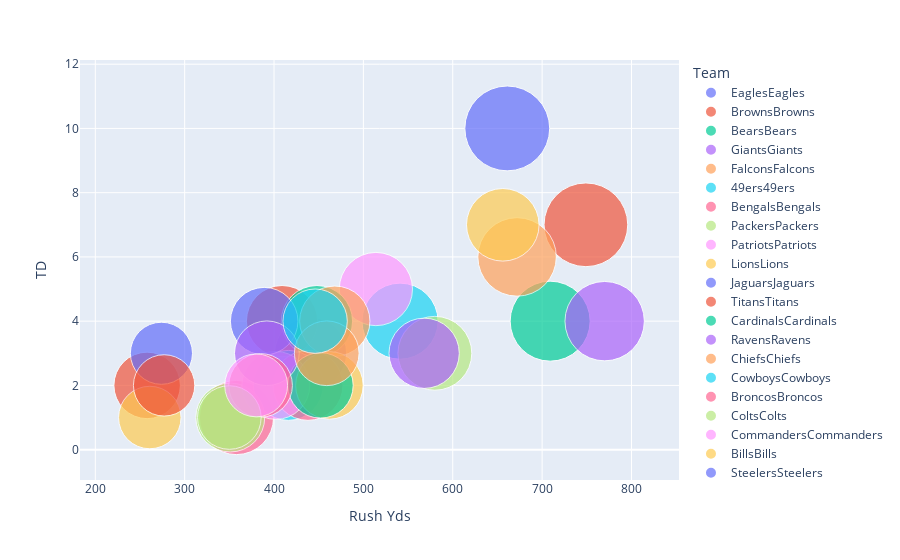

The code cell stored with this chart in its notebook:
### Code cell
px.scatter(rushing_df, x='Rush Yds', y='TD', color='Team', size='Att', hover_name='Team', size_max=60)

### Figure 1 — Plotly figure (JSON) as saved in the notebook; plotly's stock layout.template omitted (floating-point values rounded to 4 significant figures)
{"data": [{"hovertemplate": "<b>%{hovertext}</b><br><br>Team=EaglesEagles<br>Rush Yds=%{x}<br>TD=%{y}<br>Att=%{marker.size}<extra></extra>", "hovertext": ["EaglesEagles"], "legendgroup": "EaglesEagles", "marker": {"color": "#636efa", "size": [153], "sizemode": "area", "sizeref": 0.0425, "symbol": "circle"}, "mode": "markers", "name": "EaglesEagles", "orientation": "v", "showlegend": true, "type": "scatter", "x": [661], "xaxis": "x", "y": [10], "yaxis": "y"}, {"hovertemplate": "<b>%{hovertext}</b><br><br>Team=BrownsBrowns<br>Rush Yds=%{x}<br>TD=%{y}<br>Att=%{marker.size}<extra></extra>", "hovertext": ["BrownsBrowns"], "legendgroup": "BrownsBrowns", "marker": {"color": "#EF553B", "size": [149], "sizemode": "area", "sizeref": 0.0425, "symbol": "circle"}, "mode": "markers", "name": "BrownsBrowns", "orientation": "v", "showlegend": true, "type": "scatter", "x": [749], "xaxis": "x", "y": [7], "yaxis": "y"}, {"hovertemplate": "<b>%{hovertext}</b><br><br>Team=BearsBears<br>Rush Yds=%{x}<br>TD=%{y}<br>Att=%{marker.size}<extra></extra>", "hovertext": ["BearsBears"], "legendgroup": "BearsBears", "marker": {"color": "#00cc96", "size": [136], "sizemode": "area", "sizeref": 0.0425, "symbol": "circle"}, "mode": "markers", "name": "BearsBears", "orientation": "v", "showlegend": true, "type": "scatter", "x": [709], "xaxis": "x", "y": [4], "yaxis": "y"}, {"hovertemplate": "<b>%{hovertext}</b><br><br>Team=GiantsGiants<br>Rush Yds=%{x}<br>TD=%{y}<br>Att=%{marker.size}<extra></extra>", "hovertext": ["GiantsGiants"], "legendgroup": "GiantsGiants", "marker": {"color": "#ab63fa", "size": [134], "sizemode": "area", "sizeref": 0.0425, "symbol": "circle"}, "mode": "markers", "name": "GiantsGiants", "orientation": "v", "showlegend": true, "type": "scatter", "x": [770], "xaxis": "x", "y": [4], "yaxis": "y"}, {"hovertemplate": "<b>%{hovertext}</b><br><br>Team=FalconsFalcons<br>Rush Yds=%{x}<br>TD=%{y}<br>Att=%{marker.size}<extra></extra>", "hovertext": ["FalconsFalcons"], "legendgroup": "FalconsFalcons", "marker": {"color": "#FFA15A", "size": [131], "sizemode": "area", "sizeref": 0.0425, "symbol": "circle"}, "mode": "markers", "name": "FalconsFalcons", "orientation": "v", "showlegend": true, "type": "scatter", "x": [672], "xaxis": "x", "y": [6], "yaxis": "y"}, {"hovertemplate": "<b>%{hovertext}</b><br><br>Team=49ers49ers<br>Rush Yds=%{x}<br>TD=%{y}<br>Att=%{marker.size}<extra></extra>", "hovertext": ["49ers49ers"], "legendgroup": "49ers49ers", "marker": {"color": "#19d3f3", "size": [123], "sizemode": "area", "sizeref": 0.0425, "symbol": "circle"}, "mode": "markers", "name": "49ers49ers", "orientation": "v", "showlegend": true, "type": "scatter", "x": [541], "xaxis": "x", "y": [4], "yaxis": "y"}, {"hovertemplate": "<b>%{hovertext}</b><br><br>Team=BengalsBengals<br>Rush Yds=%{x}<br>TD=%{y}<br>Att=%{marker.size}<extra></extra>", "hovertext": ["BengalsBengals"], "legendgroup": "BengalsBengals", "marker": {"color": "#FF6692", "size": [117], "sizemode": "area", "sizeref": 0.0425, "symbol": "circle"}, "mode": "markers", "name": "BengalsBengals", "orientation": "v", "showlegend": true, "type": "scatter", "x": [358], "xaxis": "x", "y": [1], "yaxis": "y"}, {"hovertemplate": "<b>%{hovertext}</b><br><br>Team=PackersPackers<br>Rush Yds=%{x}<br>TD=%{y}<br>Att=%{marker.size}<extra></extra>", "hovertext": ["PackersPackers"], "legendgroup": "PackersPackers", "marker": {"color": "#B6E880", "size": [116], "sizemode": "area", "sizeref": 0.0425, "symbol": "circle"}, "mode": "markers", "name": "PackersPackers", "orientation": "v", "showlegend": true, "type": "scatter", "x": [580], "xaxis": "x", "y": [3], "yaxis": "y"}, {"hovertemplate": "<b>%{hovertext}</b><br><br>Team=PatriotsPatriots<br>Rush Yds=%{x}<br>TD=%{y}<br>Att=%{marker.size}<extra></extra>", "hovertext": ["PatriotsPatriots"], "legendgroup": "PatriotsPatriots", "marker": {"color": "#FF97FF", "size": [114], "sizemode": "area", "sizeref": 0.0425, "symbol": "circle"}, "mode": "markers", "name": "PatriotsPatriots", "orientation": "v", "showlegend": true, "type": "scatter", "x": [514], "xaxis": "x", "y": [5], "yaxis": "y"}, {"hovertemplate": "<b>%{hovertext}</b><br><br>Team=LionsLions<br>Rush Yds=%{x}<br>TD=%{y}<br>Att=%{marker.size}<extra></extra>", "hovertext": ["LionsLions"], "legendgroup": "LionsLions", "marker": {"color": "#FECB52", "size": [112], "sizemode": "area", "sizeref": 0.0425, "symbol": "circle"}, "mode": "markers", "name": "LionsLions", "orientation": "v", "showlegend": true, "type": "scatter", "x": [656], "xaxis": "x", "y": [7], "yaxis": "y"}, {"hovertemplate": "<b>%{hovertext}</b><br><br>Team=JaguarsJaguars<br>Rush Yds=%{x}<br>TD=%{y}<br>Att=%{marker.size}<extra></extra>", "hovertext": ["JaguarsJaguars"], "legendgroup": "JaguarsJaguars", "marker": {"color": "#636efa", "size": [110], "sizemode": "area", "sizeref": 0.0425, "symbol": "circle"}, "mode": "markers", "name": "JaguarsJaguars", "orientation": "v", "showlegend": true, "type": "scatter", "x": [441], "xaxis": "x", "y": [3], "yaxis": "y"}, {"hovertemplate": "<b>%{hovertext}</b><br><br>Team=TitansTitans<br>Rush Yds=%{x}<br>TD=%{y}<br>Att=%{marker.size}<extra></extra>", "hovertext": ["TitansTitans"], "legendgroup": "TitansTitans", "marker": {"color": "#EF553B", "size": [108], "sizemode": "area", "sizeref": 0.0425, "symbol": "circle"}, "mode": "markers", "name": "TitansTitans", "orientation": "v", "showlegend": true, "type": "scatter", "x": [409], "xaxis": "x", "y": [4], "yaxis": "y"}, {"hovertemplate": "<b>%{hovertext}</b><br><br>Team=CardinalsCardinals<br>Rush Yds=%{x}<br>TD=%{y}<br>Att=%{marker.size}<extra></extra>", "hovertext": ["CardinalsCardinals"], "legendgroup": "CardinalsCardinals", "marker": {"color": "#00cc96", "size": [108], "sizemode": "area", "sizeref": 0.0425, "symbol": "circle"}, "mode": "markers", "name": "CardinalsCardinals", "orientation": "v", "showlegend": true, "type": "scatter", "x": [448], "xaxis": "x", "y": [4], "yaxis": "y"}, {"hovertemplate": "<b>%{hovertext}</b><br><br>Team=RavensRavens<br>Rush Yds=%{x}<br>TD=%{y}<br>Att=%{marker.size}<extra></extra>", "hovertext": ["RavensRavens"], "legendgroup": "RavensRavens", "marker": {"color": "#ab63fa", "size": [105], "sizemode": "area", "sizeref": 0.0425, "symbol": "circle"}, "mode": "markers", "name": "RavensRavens", "orientation": "v", "showlegend": true, "type": "scatter", "x": [568], "xaxis": "x", "y": [3], "yaxis": "y"}, {"hovertemplate": "<b>%{hovertext}</b><br><br>Team=ChiefsChiefs<br>Rush Yds=%{x}<br>TD=%{y}<br>Att=%{marker.size}<extra></extra>", "hovertext": ["ChiefsChiefs"], "legendgroup": "ChiefsChiefs", "marker": {"color": "#FFA15A", "size": [105], "sizemode": "area", "sizeref": 0.0425, "symbol": "circle"}, "mode": "markers", "name": "ChiefsChiefs", "orientation": "v", "showlegend": true, "type": "scatter", "x": [468], "xaxis": "x", "y": [4], "yaxis": "y"}, {"hovertemplate": "<b>%{hovertext}</b><br><br>Team=CowboysCowboys<br>Rush Yds=%{x}<br>TD=%{y}<br>Att=%{marker.size}<extra></extra>", "hovertext": ["CowboysCowboys"], "legendgroup": "CowboysCowboys", "marker": {"color": "#19d3f3", "size": [104], "sizemode": "area", "sizeref": 0.0425, "symbol": "circle"}, "mode": "markers", "name": "CowboysCowboys", "orientation": "v", "showlegend": true, "type": "scatter", "x": [416], "xaxis": "x", "y": [2], "yaxis": "y"}, {"hovertemplate": "<b>%{hovertext}</b><br><br>Team=BroncosBroncos<br>Rush Yds=%{x}<br>TD=%{y}<br>Att=%{marker.size}<extra></extra>", "hovertext": ["BroncosBroncos"], "legendgroup": "BroncosBroncos", "marker": {"color": "#FF6692", "size": [104], "sizemode": "area", "sizeref": 0.0425, "symbol": "circle"}, "mode": "markers", "name": "BroncosBroncos", "orientation": "v", "showlegend": true, "type": "scatter", "x": [438], "xaxis": "x", "y": [2], "yaxis": "y"}, {"hovertemplate": "<b>%{hovertext}</b><br><br>Team=ColtsColts<br>Rush Yds=%{x}<br>TD=%{y}<br>Att=%{marker.size}<extra></extra>", "hovertext": ["ColtsColts"], "legendgroup": "ColtsColts", "marker": {"color": "#B6E880", "size": [101], "sizemode": "area", "sizeref": 0.0425, "symbol": "circle"}, "mode": "markers", "name": "ColtsColts", "orientation": "v", "showlegend": true, "type": "scatter", "x": [351], "xaxis": "x", "y": [1], "yaxis": "y"}, {"hovertemplate": "<b>%{hovertext}</b><br><br>Team=CommandersCommanders<br>Rush Yds=%{x}<br>TD=%{y}<br>Att=%{marker.size}<extra></extra>", "hovertext": ["CommandersCommanders"], "legendgroup": "CommandersCommanders", "marker": {"color": "#FF97FF", "size": [98], "sizemode": "area", "sizeref": 0.0425, "symbol": "circle"}, "mode": "markers", "name": "CommandersCommanders", "orientation": "v", "showlegend": true, "type": "scatter", "x": [402], "xaxis": "x", "y": [2], "yaxis": "y"}, {"hovertemplate": "<b>%{hovertext}</b><br><br>Team=BillsBills<br>Rush Yds=%{x}<br>TD=%{y}<br>Att=%{marker.size}<extra></extra>", "hovertext": ["BillsBills"], "legendgroup": "BillsBills", "marker": {"color": "#FECB52", "size": [97], "sizemode": "area", "sizeref": 0.0425, "symbol": "circle"}, "mode": "markers", "name": "BillsBills", "orientation": "v", "showlegend": true, "type": "scatter", "x": [462], "xaxis": "x", "y": [2], "yaxis": "y"}, {"hovertemplate": "<b>%{hovertext}</b><br><br>Team=SteelersSteelers<br>Rush Yds=%{x}<br>TD=%{y}<br>Att=%{marker.size}<extra></extra>", "hovertext": ["SteelersSteelers"], "legendgroup": "SteelersSteelers", "marker": {"color": "#636efa", "size": [97], "sizemode": "area", "sizeref": 0.0425, "symbol": "circle"}, "mode": "markers", "name": "SteelersSteelers", "orientation": "v", "showlegend": true, "type": "scatter", "x": [389], "xaxis": "x", "y": [4], "yaxis": "y"}, {"hovertemplate": "<b>%{hovertext}</b><br><br>Team=ChargersChargers<br>Rush Yds=%{x}<br>TD=%{y}<br>Att=%{marker.size}<extra></extra>", "hovertext": ["ChargersChargers"], "legendgroup": "ChargersChargers", "marker": {"color": "#EF553B", "size": [94], "sizemode": "area", "sizeref": 0.0425, "symbol": "circle"}, "mode": "markers", "name": "ChargersChargers", "orientation": "v", "showlegend": true, "type": "scatter", "x": [258], "xaxis": "x", "y": [2], "yaxis": "y"}, {"hovertemplate": "<b>%{hovertext}</b><br><br>Team=RaidersRaiders<br>Rush Yds=%{x}<br>TD=%{y}<br>Att=%{marker.size}<extra></extra>", "hovertext": ["RaidersRaiders"], "legendgroup": "RaidersRaiders", "marker": {"color": "#00cc96", "size": [91], "sizemode": "area", "sizeref": 0.0425, "symbol": "circle"}, "mode": "markers", "name": "RaidersRaiders", "orientation": "v", "showlegend": true, "type": "scatter", "x": [452], "xaxis": "x", "y": [2], "yaxis": "y"}, {"hovertemplate": "<b>%{hovertext}</b><br><br>Team=VikingsVikings<br>Rush Yds=%{x}<br>TD=%{y}<br>Att=%{marker.size}<extra></extra>", "hovertext": ["VikingsVikings"], "legendgroup": "VikingsVikings", "marker": {"color": "#ab63fa", "size": [89], "sizemode": "area", "sizeref": 0.0425, "symbol": "circle"}, "mode": "markers", "name": "VikingsVikings", "orientation": "v", "showlegend": true, "type": "scatter", "x": [392], "xaxis": "x", "y": [3], "yaxis": "y"}, {"hovertemplate": "<b>%{hovertext}</b><br><br>Team=SeahawksSeahawks<br>Rush Yds=%{x}<br>TD=%{y}<br>Att=%{marker.size}<extra></extra>", "hovertext": ["SeahawksSeahawks"], "legendgroup": "SeahawksSeahawks", "marker": {"color": "#FFA15A", "size": [89], "sizemode": "area", "sizeref": 0.0425, "symbol": "circle"}, "mode": "markers", "name": "SeahawksSeahawks", "orientation": "v", "showlegend": true, "type": "scatter", "x": [459], "xaxis": "x", "y": [3], "yaxis": "y"}, {"hovertemplate": "<b>%{hovertext}</b><br><br>Team=SaintsSaints<br>Rush Yds=%{x}<br>TD=%{y}<br>Att=%{marker.size}<extra></extra>", "hovertext": ["SaintsSaints"], "legendgroup": "SaintsSaints", "marker": {"color": "#19d3f3", "size": [88], "sizemode": "area", "sizeref": 0.0425, "symbol": "circle"}, "mode": "markers", "name": "SaintsSaints", "orientation": "v", "showlegend": true, "type": "scatter", "x": [446], "xaxis": "x", "y": [4], "yaxis": "y"}, {"hovertemplate": "<b>%{hovertext}</b><br><br>Team=PanthersPanthers<br>Rush Yds=%{x}<br>TD=%{y}<br>Att=%{marker.size}<extra></extra>", "hovertext": ["PanthersPanthers"], "legendgroup": "PanthersPanthers", "marker": {"color": "#FF6692", "size": [86], "sizemode": "area", "sizeref": 0.0425, "symbol": "circle"}, "mode": "markers", "name": "PanthersPanthers", "orientation": "v", "showlegend": true, "type": "scatter", "x": [385], "xaxis": "x", "y": [2], "yaxis": "y"}, {"hovertemplate": "<b>%{hovertext}</b><br><br>Team=JetsJets<br>Rush Yds=%{x}<br>TD=%{y}<br>Att=%{marker.size}<extra></extra>", "hovertext": ["JetsJets"], "legendgroup": "JetsJets", "marker": {"color": "#B6E880", "size": [86], "sizemode": "area", "sizeref": 0.0425, "symbol": "circle"}, "mode": "markers", "name": "JetsJets", "orientation": "v", "showlegend": true, "type": "scatter", "x": [350], "xaxis": "x", "y": [1], "yaxis": "y"}, {"hovertemplate": "<b>%{hovertext}</b><br><br>Team=TexansTexans<br>Rush Yds=%{x}<br>TD=%{y}<br>Att=%{marker.size}<extra></extra>", "hovertext": ["TexansTexans"], "legendgroup": "TexansTexans", "marker": {"color": "#FF97FF", "size": [84], "sizemode": "area", "sizeref": 0.0425, "symbol": "circle"}, "mode": "markers", "name": "TexansTexans", "orientation": "v", "showlegend": true, "type": "scatter", "x": [380], "xaxis": "x", "y": [2], "yaxis": "y"}, {"hovertemplate": "<b>%{hovertext}</b><br><br>Team=BuccaneersBuccaneers<br>Rush Yds=%{x}<br>TD=%{y}<br>Att=%{marker.size}<extra></extra>", "hovertext": ["BuccaneersBuccaneers"], "legendgroup": "BuccaneersBuccaneers", "marker": {"color": "#FECB52", "size": [83], "sizemode": "area", "sizeref": 0.0425, "symbol": "circle"}, "mode": "markers", "name": "BuccaneersBuccaneers", "orientation": "v", "showlegend": true, "type": "scatter", "x": [261], "xaxis": "x", "y": [1], "yaxis": "y"}, {"hovertemplate": "<b>%{hovertext}</b><br><br>Team=RamsRams<br>Rush Yds=%{x}<br>TD=%{y}<br>Att=%{marker.size}<extra></extra>", "hovertext": ["RamsRams"], "legendgroup": "RamsRams", "marker": {"color": "#636efa", "size": [82], "sizemode": "area", "sizeref": 0.0425, "symbol": "circle"}, "mode": "markers", "name": "RamsRams", "orientation": "v", "showlegend": true, "type": "scatter", "x": [274], "xaxis": "x", "y": [3], "yaxis": "y"}, {"hovertemplate": "<b>%{hovertext}</b><br><br>Team=DolphinsDolphins<br>Rush Yds=%{x}<br>TD=%{y}<br>Att=%{marker.size}<extra></extra>", "hovertext": ["DolphinsDolphins"], "legendgroup": "DolphinsDolphins", "marker": {"color": "#EF553B", "size": [80], "sizemode": "area", "sizeref": 0.0425, "symbol": "circle"}, "mode": "markers", "name": "DolphinsDolphins", "orientation": "v", "showlegend": true, "type": "scatter", "x": [277], "xaxis": "x", "y": [2], "yaxis": "y"}], "layout": {"legend": {"itemsizing": "constant", "title": {"text": "Team"}, "tracegroupgap": 0}, "margin": {"t": 60}, "xaxis": {"anchor": "y", "domain": [0, 1], "title": {"text": "Rush Yds"}}, "yaxis": {"anchor": "x", "domain": [0, 1], "title": {"text": "TD"}}}}
